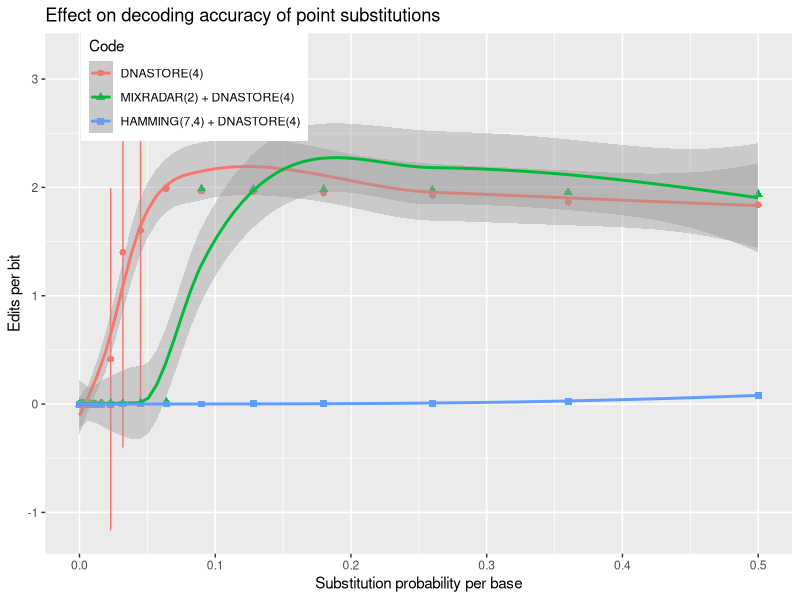

The R source for this figure:
library("ggplot2");
df.l4 <- read.table(file="len4.subs.tab");
df.l4.ham <- read.table(file="len4.ham.subs.tab");
df.l4.mix2 <- read.table(file="len4.mix2.subs.tab");
df.l4$group <- 1;
df.l4.mix2$group <- 2;
df.l4.ham$group <- 3;
df <- rbind(df.l4,df.l4.mix2,df.l4.ham);
df$Code=factor(df$group,labels=c("DNASTORE(4)","MIXRADAR(2) + DNASTORE(4)","HAMMING(7,4) + DNASTORE(4)"));
subplot <- ggplot(df,aes(x=SubProb,y=MeanEditsPerBit,color=Code)) + geom_errorbar(aes(ymin=MeanEditsPerBit-2*StDevEditsPerBit,ymax=MeanEditsPerBit+2*StDevEditsPerBit)) + geom_point(aes(shape=Code),size=2) + ylab("Edits per bit") + xlab("Substitution probability per base") + ggtitle("Effect on decoding accuracy of point substitutions") + theme(legend.position=c(.2,.9)) + stat_smooth(method = "loess", formula = y ~ x, size = 1);
ggsave("subplot.ps",plot=subplot);

